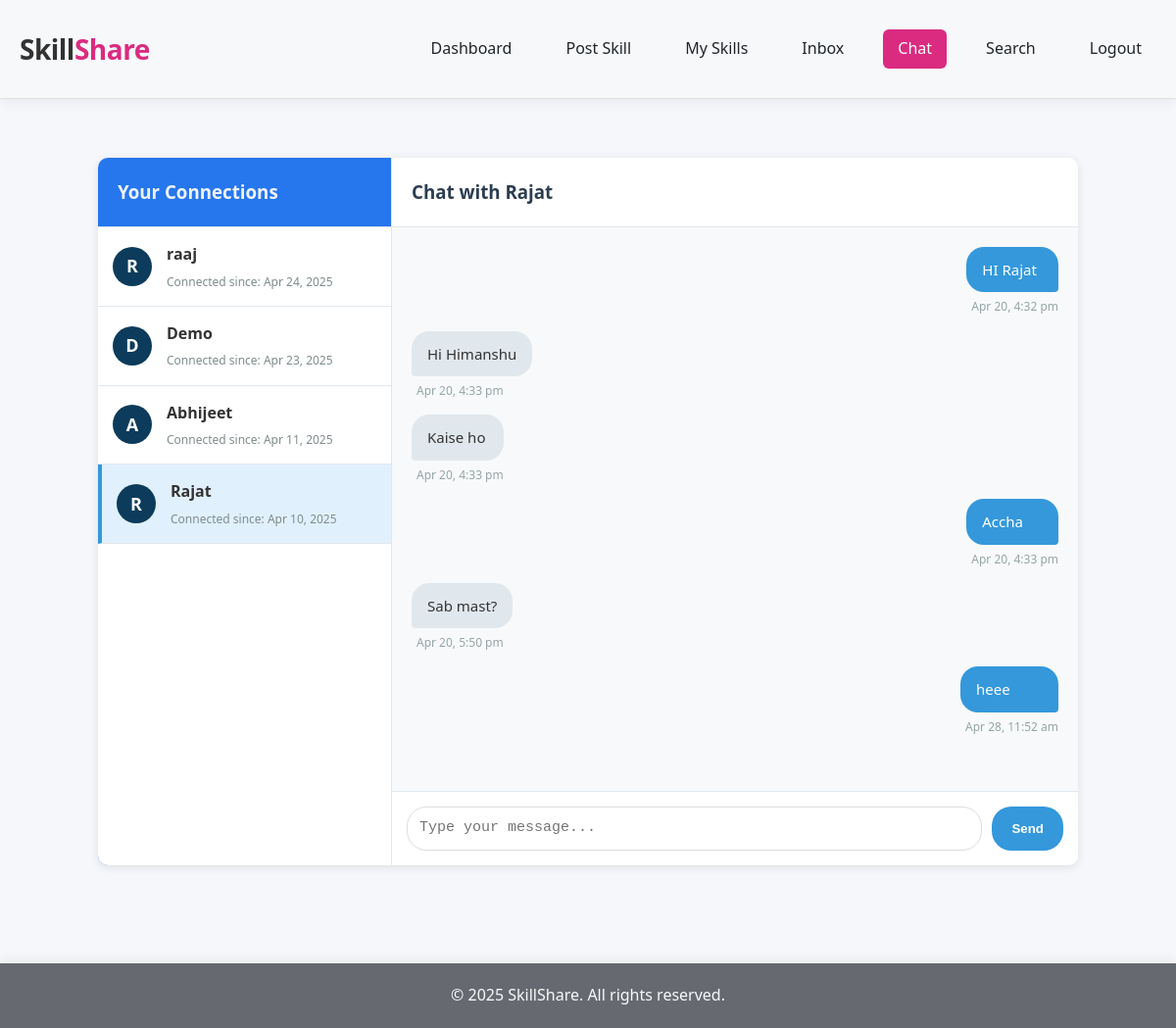
The page /pages/chat.php?user=1 (signed in) on the database its author committed.
### tables this page shows
CREATE TABLE `users` (
  `id` int(11) NOT NULL,
  `name` varchar(100) DEFAULT NULL,
  `email` varchar(100) DEFAULT NULL,
  `password` varchar(255) DEFAULT NULL,
  `bio` text DEFAULT NULL,
  `profile_pic` varchar(255) DEFAULT NULL,
  `role` enum('user','admin') DEFAULT 'user',
  `created_at` timestamp NOT NULL DEFAULT current_timestamp()
);

CREATE TABLE `chat_messages` (
  `id` int(11) NOT NULL,
  `sender_id` int(11) NOT NULL,
  `receiver_id` int(11) NOT NULL,
  `message` text NOT NULL,
  `timestamp` datetime DEFAULT current_timestamp(),
  `is_read` tinyint(1) DEFAULT 0
);

### pages/chat.php (the view, shortened to what this page needs)
<?php
require_once('../includes/db.php');
require_once('../includes/header.php');
$user_id = $_SESSION['user_id'];
$active_chat = isset($_GET['user']) ? intval($_GET['user']) : 0;
$connections_sql = "
    SELECT
        u.id,
        u.name,
        m.timestamp AS connected_since
    FROM
        messages m
    JOIN
        users u ON (m.from_id = u.id OR m.to_id = u.id)
    WHERE
        ((m.from_id = ? AND m.to_id = u.id) OR (m.to_id = ? AND m.from_id = u.id))
        AND m.status = 'accepted'
    GROUP BY
        u.id
    ORDER BY
        connected_since DESC
";
$connections_stmt = mysqli_prepare($conn, $connections_sql);
mysqli_stmt_bind_param($connections_stmt, "ii", $user_id, $user_id);
mysqli_stmt_execute($connections_stmt);
$connections_result = mysqli_stmt_get_result($connections_stmt);
$messages = [];
$chat_partner = null;
if ($active_chat > 0) {
    $partner_sql = "SELECT id, name FROM users WHERE id = ?";
    $partner_stmt = mysqli_prepare($conn, $partner_sql);
    mysqli_stmt_bind_param($partner_stmt, "i", $active_chat);
    mysqli_stmt_execute($partner_stmt);
    $chat_partner = mysqli_fetch_assoc(mysqli_stmt_get_result($partner_stmt));
    $messages_sql = "
        SELECT * FROM chat_messages
        WHERE (sender_id = ? AND receiver_id = ?)
           OR (sender_id = ? AND receiver_id = ?)
        ORDER BY timestamp ASC
    ";
    $messages_stmt = mysqli_prepare($conn, $messages_sql);
    mysqli_stmt_bind_param($messages_stmt, "iiii", $user_id, $active_chat, $active_chat, $user_id);
    mysqli_stmt_execute($messages_stmt);
    $messages_result = mysqli_stmt_get_result($messages_stmt);
    $messages = [];
    if ($messages_result) {
        while ($row = mysqli_fetch_assoc($messages_result)) {
            $messages[] = $row;
        }
    } else {
        echo "";
    }
}
?>
<link rel="stylesheet" href="../assets/css/chat.css">
<div class="chat-container">
    <div class="connections-sidebar">
        <h3>Your Connections</h3>
        <div class="connection-list">
            <?php if (mysqli_num_rows($connections_result) > 0): ?>
                <?php while ($connection = mysqli_fetch_assoc($connections_result)): ?>
                    <a href="chat.php?user=<?php echo $connection['id']; ?>"
                       class="connection-item <?php echo ($active_chat == $connection['id']) ? 'active' : ''; ?>">
                        <div class="connection-avatar">
                            <?php echo strtoupper(substr($connection['name'], 0, 1)); ?>
                        </div>
                        <div class="connection-info">
                            <span class="connection-name"><?php echo htmlspecialchars($connection['name']); ?></span>
                            <span class="connection-date">Connected since: <?php echo date('M d, Y', strtotime($connection['connected_since'])); ?></span>
                        </div>
                    </a>
                <?php endwhile; ?>
            <?php else: ?>
                <p class="no-connections">You don't have any connections yet. <a href="search.php">Find users to connect with!</a></p>
            <?php endif; ?>
        </div>
    </div>
    <div class="chat-main">
        <?php if ($active_chat && $chat_partner): ?>
            <div class="chat-header">
                <h3>Chat with <?php echo htmlspecialchars($chat_partner['name']); ?></h3>
            </div>
            <div class="chat-messages" id="chatMessages">
                <?php if (count($messages) > 0): ?>
                    <?php foreach ($messages as $message): ?>
                        <div class="message <?php echo ($message['sender_id'] == $user_id) ? 'sent' : 'received'; ?>">
                            <div class="message-content">
                                <?php echo nl2br(htmlspecialchars($message['message'])); ?>
                            </div>
                            <div class="message-time">
                                <?php echo date('M d, g:i a', strtotime($message['timestamp'])); ?>
                            </div>
                        </div>
                    <?php endforeach; ?>
                <?php else: ?>
                    <p class="no-messages">No messages yet. Start the conversation!</p>
                <?php endif; ?>
            </div>
            <div class="chat-form">
                <form id="messageForm" action="send_message.php" method="POST">
                    <textarea name="message" placeholder="Type your message..." required></textarea>
                    <button type="submit">Send</button>
                </form>
            </div>
        <?php endif; ?>
    </div>
</div>
<?php require_once('../includes/footer.php'); ?>

### assets/css/chat.css (style rules this page uses)
.chat-container { display: flex; height: calc(80vh - 100px); max-height: 800px; margin: 30px 100px; background-color: rgb(255, 255, 255); border-radius: 10px; box-shadow: 0 2px 10px rgba(0,0,0,0.1); overflow: hidden; }
.connections-sidebar { width: 300px; background-color: #2676ed; border-right: 1px solid #e1e8ed; display: flex; flex-direction: column; }
.connections-sidebar h3 { padding: 20px; margin: 0; color: #eff3f7; border-bottom: 1px solid #e1e8ed; }
.connection-list { overflow-y: auto; background-color: rgb(255, 255, 255); flex: 1; }
.connection-item { display: flex; align-items: center; padding: 15px; border-bottom: 1px solid #e1e8ed; text-decoration: none; color: #333; transition: background-color 0.2s; }
.connection-item.active { background-color: #e1f0fd; border-left: 4px solid #3498db; }
.connection-avatar { width: 40px; height: 40px; border-radius: 50%; background-color: #0c3b5b; color: white; display: flex; align-items: center; justify-content: center; font-size: 18px; font-weight: bold; margin-right: 15px; }
.connection-info { display: flex; flex-direction: column; }
.connection-name { font-weight: bold; margin-bottom: 5px; }
.connection-date { font-size: 12px; color: #7f8c8d; }
.chat-main { flex: 1; display: flex; flex-direction: column; }
.chat-header { padding: 20px; border-bottom: 1px solid #e1e8ed; }
.chat-header h3 { margin: 0; color: #2c3e50; }
.chat-messages { flex: 1; overflow-y: auto; padding: 20px; background-color: #f8f9fa; display: flex; flex-direction: column; }
.message { max-width: 75%; margin-bottom: 15px; animation: fadeIn 0.3s; }
.message.sent { align-self: flex-end; }
.message.received { align-self: flex-start; }
.message-content { padding: 12px 16px; border-radius: 18px; font-size: 15px; line-height: 1.5; word-wrap: break-word; }
.message.sent .message-content { background-color: #3498db; color: white; border-bottom-right-radius: 4px; }
.message.received .message-content { background-color: #e1e8ed; color: #333; border-bottom-left-radius: 4px; }
.message-time { font-size: 12px; color: #95a5a6; margin-top: 5px; margin-left: 5px; }
.chat-form { padding: 15px; border-top: 1px solid #e1e8ed; background-color: #fff; }
.chat-form form { display: flex; gap: 10px; }
.chat-form textarea { flex: 1; padding: 12px; border: 1px solid #ddd; border-radius: 20px; font-size: 15px; resize: none; height: 45px; max-height: 120px; transition: height 0.2s; }
.chat-form button { background-color: #3498db; color: white; border: none; border-radius: 20px; padding: 0 20px; font-weight: bold; cursor: pointer; transition: background-color 0.2s; }

### includes/header.php (style rules this page uses)
* { margin: 0; padding: 0; box-sizing: border-box; }
html, body { height: 100%; }
body { font-family: 'Segoe UI', Tahoma, Geneva, Verdana, sans-serif; line-height: 1.6; background-color: #f5f7fa; color: #333; display: flex; flex-direction: column; }

### rows shown on the page
users: name "R", name "raaj", connected_since "Apr 24, 2025"
users: name "D", name "Demo", connected_since "Apr 23, 2025"
users: name "A", name "Abhijeet", connected_since "Apr 11, 2025"
users: name "R", name "Rajat", connected_since "Apr 10, 2025"
chat_messages: message "HI Rajat", timestamp "Apr 20, 4:32 pm"
chat_messages: message "Hi Himanshu", timestamp "Apr 20, 4:33 pm"
chat_messages: message "Kaise ho", timestamp "Apr 20, 4:33 pm"
chat_messages: message "Accha", timestamp "Apr 20, 4:33 pm"
chat_messages: message "Sab mast?", timestamp "Apr 20, 5:50 pm"
chat_messages: message "heee", timestamp "Apr 28, 11:52 am"
